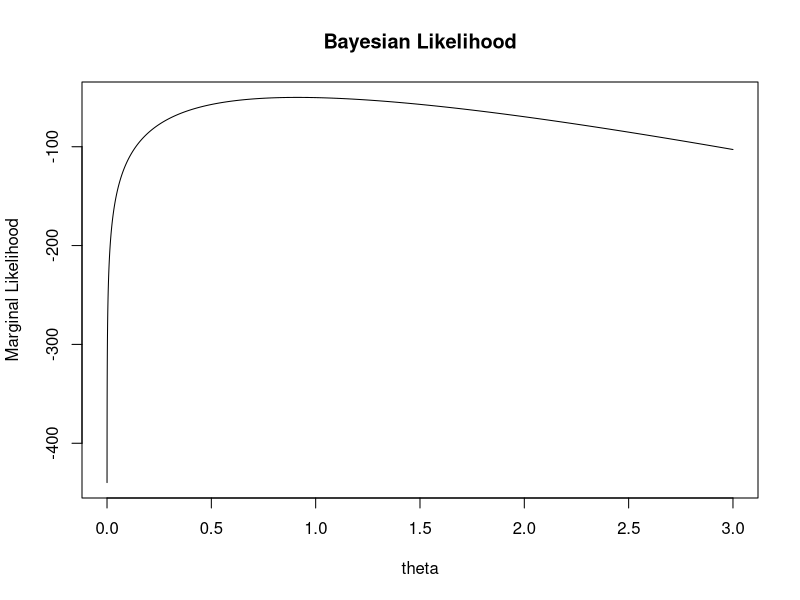

The R script that drew this image:
setwd("/Users/Simon/Documents/TDDE01/tdde01/Simon/lab1_assignment2")
data <- read.csv("machines.csv")
set.seed(12345) 

log_likelihood=function(thetas){
  n = length(data[,1])
  n_first_six = 6
  machines_sum = sum(data)
  machines_sum_first_six = sum(data[,1][1:6])
  
  res=c(1,length(y))
  res_first_six=c(1,length(y))
  i = 1
  for(theta in thetas){
    res[i] = n*log(theta)-theta*machines_sum
    res_first_six[i] = n_first_six*log(theta)-theta*machines_sum_first_six
    i = i + 1
  }
  #print(res)
  
  best_theta = thetas[which(res==max(res))]
  theta = thetas #make output look better
  log_like = res #make output look better
  plot(theta,log_like, col = 'blue', ylim=range(res[-1],res_first_six[-1]), main="Log-likelihood")
  points(theta,res_first_six, col = 'red')
}

bayesian=function(thetas){
  n = length(data[,1])
  machines_sum = sum(data)
  res=c()
  new_res=c()
  #res=c(1,length(y))
  i = 1
  for(theta in thetas){
    res[i] = (theta^n)*exp(-theta*machines_sum)*(10^n)*exp(-10*machines_sum)
    new_res[i] = (n*log(theta)-theta*machines_sum)+log(10*exp(-10*theta))
    i = i + 1
  }
  #print(res)
  #print(new_res)
  theta = thetas[-1] #make output look better
  likelihood = new_res[-1] #make output look better
  best_theta = thetas[which(likelihood==max(likelihood))]
  plot(theta,likelihood, main = "Bayesian Likelihood", type="l", ylab="Marginal Likelihood")
}

obs=function(){
  n = 50;
  theta = 1.1
  exp_dist = rexp(n, rate = theta)
  hist(exp_dist, main="Histogram of exponential distribution")
}

y = seq(0,3,0.0001)
#log_likelihood(y)
bayesian(y)
#lifespan = data[,1]
#hist(lifespan, main="Histogram of the original data")
#obs()
